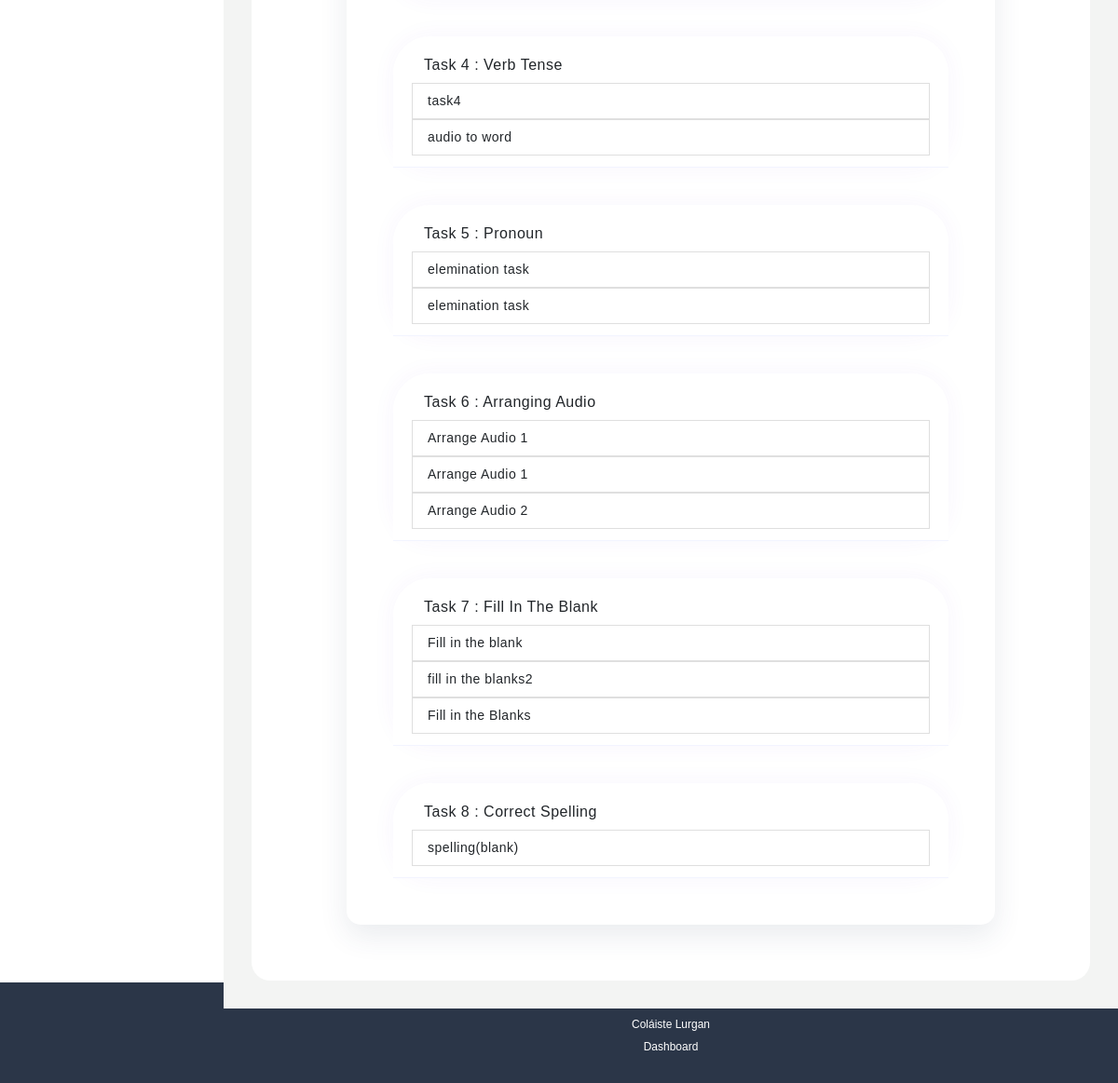
The page /red (signed in, lower part) on the database as committed earlier.
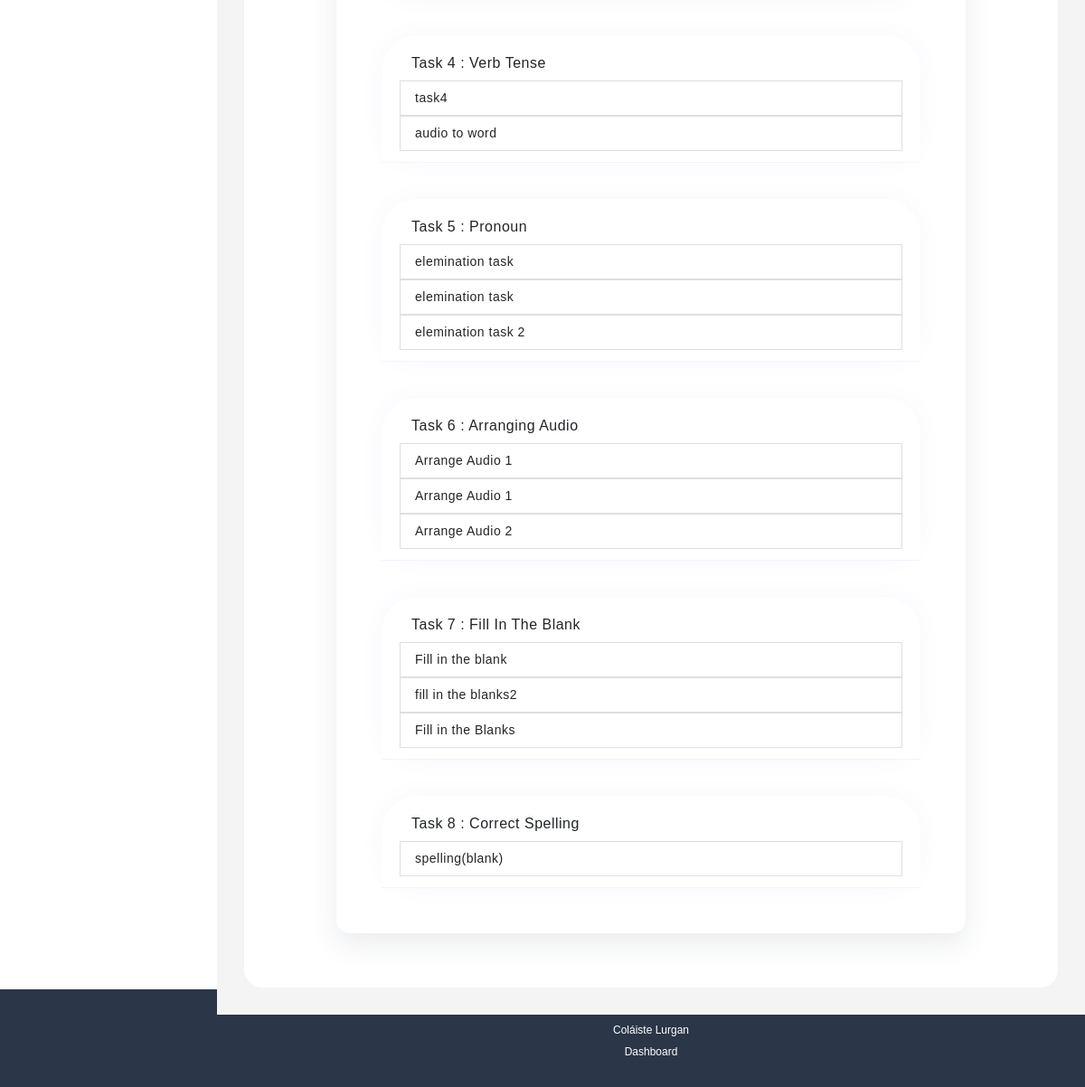
The same page on the database as committed later.
### project/models.py (models this page shows, shortened)
class T4(models.Model):
    task_name               = models.CharField(max_length=255,default='',null=True)
    audio1                   = models.FileField(null=True, upload_to=path_define,
                                validators=[ FileExtensionValidator(allowed_extensions=['mp3', 'wav']),
                                ])
    audio2                   = models.FileField(null=True, upload_to=path_define,
                                validators=[ FileExtensionValidator(allowed_extensions=['mp3', 'wav']),
                                ])
    audio3                   = models.FileField(null=True, upload_to=path_define,
                                validators=[ FileExtensionValidator(allowed_extensions=['mp3', 'wav']),
                                ])
    audio4                   = models.FileField(null=True, upload_to=path_define,
                                validators=[ FileExtensionValidator(allowed_extensions=['mp3', 'wav']),
                                ])
    word1                   = models.CharField(max_length=20,default='')
    word2                   = models.CharField(max_length=20,default='')
    word3                   = models.CharField(max_length=20,default='')
    word4                   = models.CharField(max_length=20,default='')
    answer                  = models.CharField(max_length=20,default='')
    lesson                  = models.ForeignKey(Lesson,on_delete=models.CASCADE)
    updated=models.DateTimeField(auto_now=True)
    created = models.DateTimeField(auto_now_add=True)

class T5(models.Model):
    task_name               = models.CharField(max_length=255,default='',null=True)
    sound1                   = models.FileField(null=True, upload_to=path_define,
                                validators=[ FileExtensionValidator(allowed_extensions=['mp3', 'wav']),
                                ])
    sound2                   = models.FileField(null=True, upload_to=path_define,
                                validators=[ FileExtensionValidator(allowed_extensions=['mp3', 'wav']),
                                ])
    sound3                   = models.FileField(null=True, upload_to=path_define,
                                validators=[ FileExtensionValidator(allowed_extensions=['mp3', 'wav']),
                                ])
    sound4                   = models.FileField(null=True, upload_to=path_define,
                                validators=[ FileExtensionValidator(allowed_extensions=['mp3', 'wav']),
                                ])
    sound5                   = models.FileField(null=True,blank=True, upload_to=path_define,
                                validators=[ FileExtensionValidator(allowed_extensions=['mp3', 'wav']),
                                ])
    sound6                   = models.FileField(null=True,blank=True, upload_to=path_define,
                                validators=[ FileExtensionValidator(allowed_extensions=['mp3', 'wav']),
                                ])
    image1                   = models.ImageField(null=True, upload_to=path_define,
                                validators=[ FileExtensionValidator(allowed_extensions=['jpg', 'jpeg', 'png']),
                                ])
    image2                   = models.ImageField(null=True, upload_to=path_define,
                                validators=[ FileExtensionValidator(allowed_extensions=['jpg', 'jpeg', 'png']),
                                ])
    image3                   = models.ImageField(null=True, upload_to=path_define,
                                validators=[ FileExtensionValidator(allowed_extensions=['jpg', 'jpeg', 'png']),
                                ])
    image4                   = models.ImageField(null=True, upload_to=path_define,
                                validators=[ FileExtensionValidator(allowed_extensions=['jpg', 'jpeg', 'png']),
                                ])
    image5                   = models.ImageField(null=True,blank=True, upload_to=path_define,
                                validators=[ FileExtensionValidator(allowed_extensions=['jpg', 'jpeg', 'png']),
                                ])
    image6                   = models.ImageField(null=True, blank=True, upload_to=path_define,
                                validators=[ FileExtensionValidator(allowed_extensions=['jpg', 'jpeg', 'png']),
                                ])
    number_of_life           = models.IntegerField(null=True,validators=[MinValueValidator(1, message="Minimum value should be 1.")])
    total_pairs             = models.IntegerField(null=True,validators=[MinValueValidator(1, message="Minimum value should be 1.")])
    answer                  = models.CharField(max_length=255,default='')
    lesson                  = models.ForeignKey(Lesson,on_delete=models.CASCADE)
    updated=models.DateTimeField(auto_now=True)
    created = models.DateTimeField(auto_now_add=True)

class T6(models.Model):
    task_name               = models.CharField(max_length=255,default='',null=True)
    audio1                   = models.FileField(null=True, upload_to=path_define,
                                validators=[ FileExtensionValidator(allowed_extensions=['mp3', 'wav']),
                                ])
    audio2                   = models.FileField(null=True, upload_to=path_define,
                                validators=[ FileExtensionValidator(allowed_extensions=['mp3', 'wav']),
                                ])
    audio3                   = models.FileField(null=True, upload_to=path_define,
                                validators=[ FileExtensionValidator(allowed_extensions=['mp3', 'wav']),
                                ])
    audio4                   = models.FileField(null=True, upload_to=path_define,
                                validators=[ FileExtensionValidator(allowed_extensions=['mp3', 'wav']),
                                ])
    audio5                   = models.FileField(null=True,blank=True, upload_to=path_define,
                                validators=[ FileExtensionValidator(allowed_extensions=['mp3', 'wav']),
                                ])
    audio6                   = models.FileField(null=True,blank=True, upload_to=path_define,
                                validators=[ FileExtensionValidator(allowed_extensions=['mp3', 'wav']),
                                ])
    answer                  = models.CharField(max_length=20,default='')
    lesson                  = models.ForeignKey(Lesson,on_delete=models.CASCADE)
    updated=models.DateTimeField(auto_now=True)
    created = models.DateTimeField(auto_now_add=True)

class T7(models.Model):
    task_name               = models.CharField(max_length=255,default='',null=True)
    text_blank              = models.TextField(default='')
    option1                 = models.CharField(max_length=255,default='',null=True)
    option2                 = models.CharField(max_length=255,default='',null=True)
    option3                 = models.CharField(max_length=255,default='',null=True)
    option4                 = models.CharField(max_length=255,default='',null=True)
    blanks_count            = models.IntegerField(null=True,validators=[MinValueValidator(1, message="Minimum value should be 1.")])
    answer                  = models.CharField(max_length=255,default='')
    lesson                  = models.ForeignKey(Lesson,on_delete=models.CASCADE)
    updated=models.DateTimeField(auto_now=True)
    created = models.DateTimeField(auto_now_add=True)

class T8(models.Model):
    task_name               = models.CharField(max_length=255,default='',null=True)
    image                   = models.ImageField(null=True, upload_to=path_define,
                                validators=[ FileExtensionValidator(allowed_extensions=['jpg', 'jpeg', 'png']),
                                ])
    answer                  = models.CharField(max_length=20,default='')
    lesson                  = models.ForeignKey(Lesson,on_delete=models.CASCADE)
    updated=models.DateTimeField(auto_now=True)
    created = models.DateTimeField(auto_now_add=True)

### project/views.py (the view)
# urls.py: path('red', views.red, name='red'),
@login_required(login_url='login')
def red(request):
    user_role = request.user.role
    if user_role == 'teacher' or user_role == 'admin':
        t1 = T1.objects.all()
        t2 = T2.objects.all()
        t3 = T3.objects.all()
        t4 = T4.objects.all()
        t5 = T5.objects.all()
        t6 = T6.objects.all()
        t7 = T7.objects.all()
        t8 = T8.objects.all()
    context = {'t1':t1,'t2':t2,'t3':t3,'t4':t4,'t5':t5,'t6':t6,'t7':t7,'t8':t8}
    return render(request,'project/red.html',context)

### project/templates/project/red.html (shortened to what this page needs)
{% extends 'base.html' %}
{% load static %}
{% block content %}
    <section class="main_content dashboard_part large_header_bg">
        <div class="main_content_iner ">
            <div class="container-fluid p-0">
                <div class="row justify-content-center">
                    <div class="col-lg-12">
                        <div class="white_box">
                            <div class="row justify-content-center">
                                <div class="col-lg-10">
                                    <div class="card_box box_shadow position-relative mb_30">
                                    <div class="box_body">
                                    <div class="default-according" id="accordion">
                                        <div class="card">
                                            <div class="card-header" id="headingOne">
                                                <h5 class="mb-0">
                                                    <a class="btn  collapsed" href="#" data-bs-toggle="collapse" data-bs-target="#collapseOne" aria-expanded="false" aria-controls="collapseOne">Task 4 : Verb Tense</a>
                                                </h5>
                                                <ul class="list-group list-group-flush">
                                                    {% for t in t4 %}
                                                        <a href="{% url 'task4_update' t.id %}"><li class="list-group-item">{{t.task_name}}</li></a>
                                                    {% endfor %}
                                                  </ul>
                                            </div>
                                        </div>
                                        <div class="card">
                                            <div class="card-header" id="headingOne">
                                                <h5 class="mb-0">
                                                    <a class="btn  collapsed" href="#" data-bs-toggle="collapse" data-bs-target="#collapseOne" aria-expanded="false" aria-controls="collapseOne">Task 5 : Pronoun</a>
                                                </h5>
                                                <ul class="list-group list-group-flush">
                                                    {% for t in t5 %}
                                                        <a href="{% url 'task5_update' t.id %}"><li class="list-group-item">{{t.task_name}}</li></a>
                                                    {% endfor %}
                                                  </ul>
                                            </div>
                                        </div>
                                        <div class="card">
                                            <div class="card-header" id="headingOne">
                                                <h5 class="mb-0">
                                                    <a class="btn  collapsed" href="#" data-bs-toggle="collapse" data-bs-target="#collapseOne" aria-expanded="false" aria-controls="collapseOne">Task 6 : Arranging Audio</a>
                                                </h5>
                                                <ul class="list-group list-group-flush">
                                                    {% for t in t6 %}
                                                        <a href="{% url 'task6_update' t.id %}"><li class="list-group-item">{{t.task_name}}</li></a>
                                                    {% endfor %}
                                                  </ul>
                                            </div>
                                        </div>
                                        <div class="card">
                                            <div class="card-header" id="headingOne">
                                                <h5 class="mb-0">
                                                    <a class="btn  collapsed" href="#" data-bs-toggle="collapse" data-bs-target="#collapseOne" aria-expanded="false" aria-controls="collapseOne">Task 7 : Fill in the Blank</a>
                                                </h5>
                                                <ul class="list-group list-group-flush">
                                                    {% for t in t7 %}
                                                        <a href="{% url 'task7_update' t.id %}"><li class="list-group-item">{{t.task_name}}</li></a>
                                                    {% endfor %}
                                                  </ul>
                                            </div>
                                        </div>
                                        <div class="card">
                                            <div class="card-header" id="headingOne">
                                                <h5 class="mb-0">
                                                    <a class="btn  collapsed" href="#" data-bs-toggle="collapse" data-bs-target="#collapseOne" aria-expanded="false" aria-controls="collapseOne">Task 8 : Correct Spelling</a>
                                                </h5>
                                                <ul class="list-group list-group-flush">
                                                    {% for t in t8 %}
                                                        <a href="{% url 'task8_update' t.id %}"><li class="list-group-item">{{t.task_name}}</li></a>
                                                    {% endfor %}
                                                  </ul>
                                            </div>
                                        </div>
                                    </div>
                                    </div>
                                    </div>
                                    </div>
                            </div>
                        </div>
                    </div>
                </div>
            </div>
        </div>
        {% endblock %}

Rows that differ between the two databases and show on the page:
added T5: task_name "elemination task 2"
